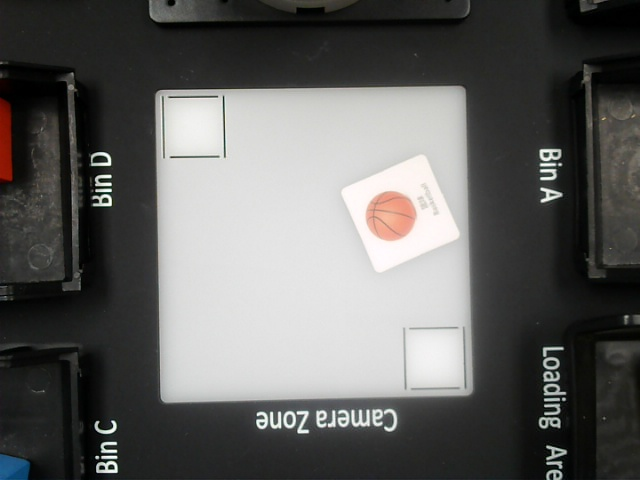
#> input picture objectrecog/test_data/Basketball/image_0.jpg, 640 x 480 px, given in place of the camera
$ python detect_square.py
#> lines starting #> are read from the running program, lines starting #| are printed output that depends on the picture; after the words box and inside, x2 and y2 are one past the last pixel; in counts of white or black regions, pixels touching at a corner belong together
import cv2
import numpy as np

def detect_quadrilaterals():
    cap = cv2.VideoCapture(2)  # Open webcam

    while True:
        ret, frame = cap.read()
#> frame is the input picture: shape (480, 640, 3); mean B, G, R 95, 96.6, 96.8
        if not ret:
            break

        # Convert to grayscale
        gray = cv2.cvtColor(frame, cv2.COLOR_BGR2GRAY)

        # Apply Gaussian Blur
        blurred = cv2.GaussianBlur(gray, (5, 5), 0)
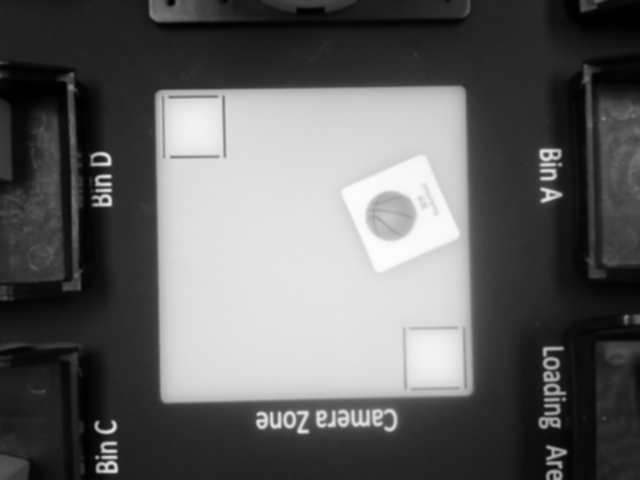
#> blurred: shape (480, 640); min 0, max 253, mean 96.5

        # Canny Edge Detection
        edges = cv2.Canny(blurred, 50, 150)
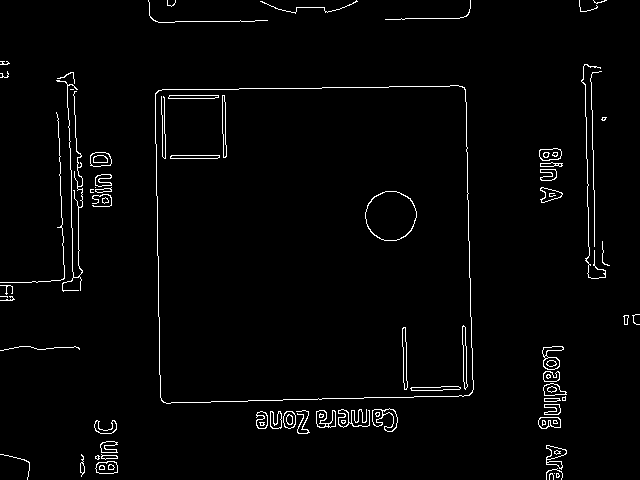
#> edges: shape (480, 640); 2.2% white in thin lines or dots

        # Find contours
        contours, _ = cv2.findContours(edges, cv2.RETR_EXTERNAL, cv2.CHAIN_APPROX_SIMPLE)
#> contours = 60 contours, 30 with area under 20; largest, box (x1, y1, x2, y2) and area: (155, 85, 474, 404) 96927, (372, 408, 398, 432) 284, (542, 346, 564, 370) 270, (90, 152, 112, 167) 258, (95, 461, 118, 474) 230

        for cnt in contours:
            # Approximate the shape
            epsilon = 0.02 * cv2.arcLength(cnt, True)
            approx = cv2.approxPolyDP(cnt, epsilon, True)

            # Check if the shape has 4 sides (quadrilateral)
            if len(approx) == 4:
                # Draw the quadrilateral
                cv2.drawContours(frame, [approx], 0, (0, 255, 0), 3)  # Green color

                # Extract coordinates of the quadrilateral
                coordinates = [(point[0][0], point[0][1]) for point in approx]

                # Display coordinates on the screen
                for i, (x, y) in enumerate(coordinates):
                    cv2.putText(frame, f"{i+1}: ({x},{y})", (x, y - 10), cv2.FONT_HERSHEY_SIMPLEX, 0.5, (0, 255, 0), 2)
#> this loop made 60 passes
#> (epsilon, coordinates) on passes 9, 27, 31, 33, 42, 46, 48, 51, 53, 60: (1.99, [(0, 454), (29, 463), (27, 479), (28, 461)]), (3.39, [(0, 350), (19, 346), (79, 348), (19, 346)]), (0.308, [(0, 296), (6, 296), (7, 297), (7, 296)]), (1.19, [(602, 241), (602, 262), (609, 265), (602, 261)]), (1.04, [(562, 163), (540, 163), (540, 166), (561, 166)]), (9.72, [(56, 112), (64, 277), (0, 282), (64, 278)]), (25.04, [(464, 87), (155, 93), (163, 402), (472, 392)]), (7.42, [(601, 71), (590, 78), (594, 246), (590, 78)]), (11.91, [(584, 64), (598, 278), (581, 81), (600, 67)]), (5.53, [(148, 0), (158, 22), (267, 20), (158, 22)])
#> epsilon on passes 1, 3, 4, 5, 6, 7: 0.257, 0.57, 1.35, 1.25, 0.29, 0.81
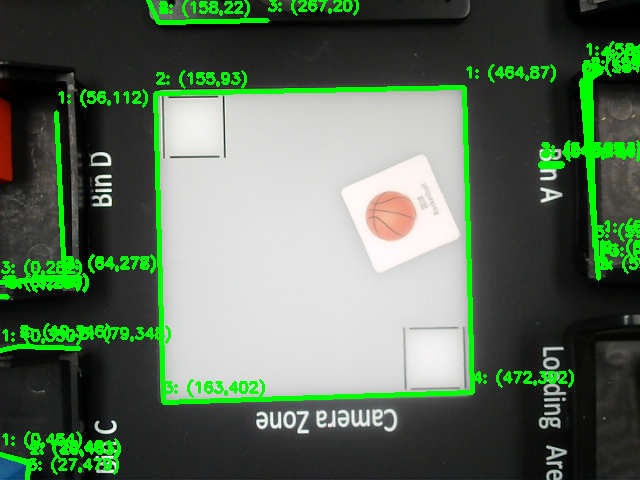
#> frame: shape (480, 640, 3); 7.78% of pixels changed, all inside (x1, y1, x2, y2) = (0, 0, 640, 480)

        # Display the result
        cv2.imshow("Quadrilateral Detection", frame)

        # Exit on 'q' key
        if cv2.waitKey(1) & 0xFF == ord('q'):
#> (key q is pressed here)
            break

    cap.release()
    cv2.destroyAllWindows()

if __name__ == "__main__":
    detect_quadrilaterals()

$ run again, on objectrecog/test_data/Basketball/image_14.jpg
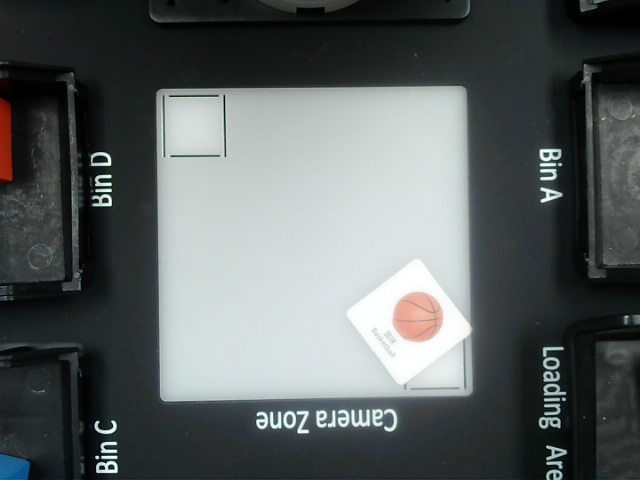
#> input picture objectrecog/test_data/Basketball/image_14.jpg, 640 x 480 px, given in place of the camera
#> in detect_quadrilaterals, frame is the input picture: shape (480, 640, 3); mean B, G, R 97.6, 97.8, 91.7
#> in detect_quadrilaterals, `edges = cv2.Canny(blurred, 50, 150)`:
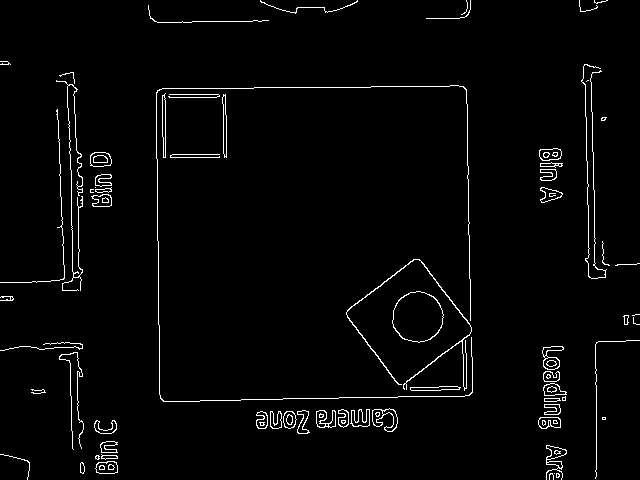
#> edges: shape (480, 640); 2.5% white in thin lines or dots
#> contours = 68 contours, 33 with area under 20; largest, box (x1, y1, x2, y2) and area: (392, 291, 444, 343) 2000, (372, 408, 398, 432) 284, (542, 346, 564, 370) 271, (90, 152, 112, 167) 262, (95, 461, 118, 474) 230
#> the loop in detect_quadrilaterals, `for cnt in contours:` made 68 passes
#> (epsilon, coordinates) on passes 12, 32, 40, 53, 58, 63: (0.2, [(602, 417), (602, 419), (605, 419), (605, 417)]), (7.33, [(639, 340), (595, 344), (595, 478), (595, 344)]), (1.26, [(602, 241), (602, 262), (609, 265), (602, 261)]), (9.88, [(57, 109), (64, 277), (0, 282), (64, 278)]), (0.0966, [(588, 80), (587, 80), (586, 81), (587, 80)]), (5.43, [(148, 5), (157, 22), (268, 20), (157, 22)])
#> after the loop in detect_quadrilaterals, `for cnt in contours:`:
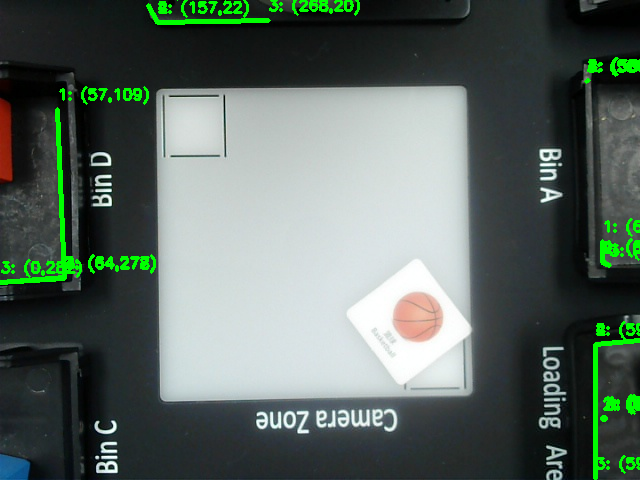
#> frame: shape (480, 640, 3); 2.66% of pixels changed, all inside (x1, y1, x2, y2) = (0, 0, 640, 480)
